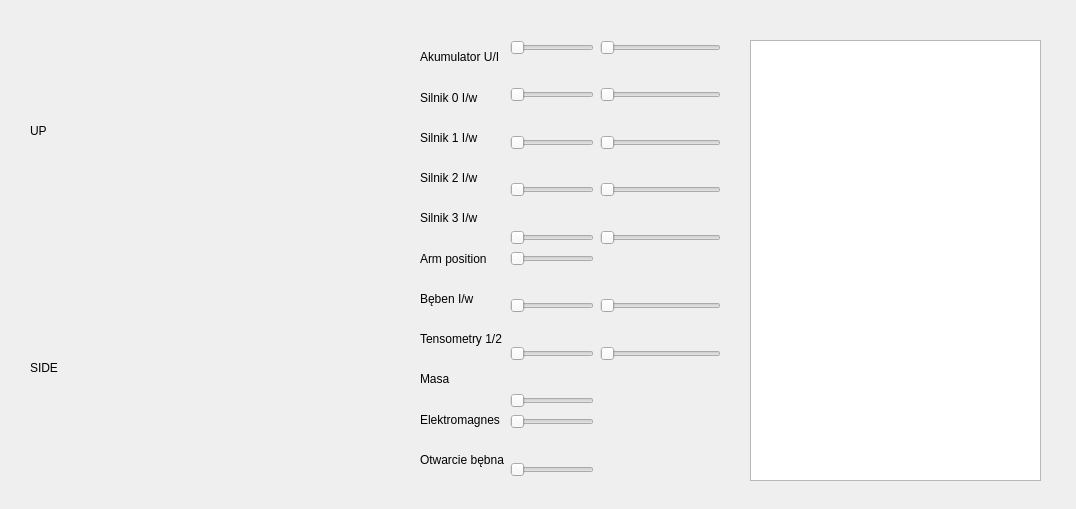
<?xml version="1.0" encoding="UTF-8"?>
<ui version="4.0">
 <class>SCADA</class>
 <widget class="QWidget" name="SCADA">
  <property name="geometry">
   <rect>
    <x>0</x>
    <y>0</y>
    <width>1076</width>
    <height>509</height>
   </rect>
  </property>
  <property name="windowTitle">
   <string>Form</string>
  </property>
  <widget class="QLabel" name="labelUp">
   <property name="geometry">
    <rect>
     <x>30</x>
     <y>20</y>
     <width>361</width>
     <height>221</height>
    </rect>
   </property>
   <property name="text">
    <string>UP</string>
   </property>
  </widget>
  <widget class="QLabel" name="labelSide">
   <property name="geometry">
    <rect>
     <x>30</x>
     <y>247</y>
     <width>361</width>
     <height>241</height>
    </rect>
   </property>
   <property name="text">
    <string>SIDE</string>
   </property>
  </widget>
  <widget class="QWidget" name="horizontalLayoutWidget">
   <property name="geometry">
    <rect>
     <x>420</x>
     <y>40</y>
     <width>301</width>
     <height>437</height>
    </rect>
   </property>
   <layout class="QHBoxLayout" name="horizontalLayout">
    <item>
     <layout class="QVBoxLayout" name="verticalLayout">
      <item>
       <widget class="QLabel" name="label_2">
        <property name="text">
         <string>Akumulator U/I</string>
        </property>
       </widget>
      </item>
      <item>
       <widget class="QLabel" name="label_10">
        <property name="text">
         <string>Silnik 0 I/w</string>
        </property>
       </widget>
      </item>
      <item>
       <widget class="QLabel" name="label_9">
        <property name="text">
         <string>Silnik 1 I/w</string>
        </property>
       </widget>
      </item>
      <item>
       <widget class="QLabel" name="label_8">
        <property name="text">
         <string>Silnik 2 I/w</string>
        </property>
       </widget>
      </item>
      <item>
       <widget class="QLabel" name="label">
        <property name="text">
         <string>Silnik 3 I/w</string>
        </property>
       </widget>
      </item>
      <item>
       <widget class="QLabel" name="label_11">
        <property name="text">
         <string>Arm position</string>
        </property>
       </widget>
      </item>
      <item>
       <widget class="QLabel" name="label_7">
        <property name="text">
         <string>Bęben I/w</string>
        </property>
       </widget>
      </item>
      <item>
       <widget class="QLabel" name="label_6">
        <property name="text">
         <string>Tensometry 1/2</string>
        </property>
       </widget>
      </item>
      <item>
       <widget class="QLabel" name="label_5">
        <property name="text">
         <string>Masa</string>
        </property>
       </widget>
      </item>
      <item>
       <widget class="QLabel" name="label_4">
        <property name="text">
         <string>Elektromagnes</string>
        </property>
       </widget>
      </item>
      <item>
       <widget class="QLabel" name="label_3">
        <property name="text">
         <string>Otwarcie bębna</string>
        </property>
       </widget>
      </item>
     </layout>
    </item>
    <item>
     <layout class="QFormLayout" name="formLayout">
      <property name="fieldGrowthPolicy">
       <enum>QFormLayout::AllNonFixedFieldsGrow</enum>
      </property>
      <item row="0" column="0">
       <widget class="QSlider" name="sliderBatteryU">
        <property name="maximum">
         <number>255</number>
        </property>
        <property name="tracking">
         <bool>false</bool>
        </property>
        <property name="orientation">
         <enum>Qt::Horizontal</enum>
        </property>
       </widget>
      </item>
      <item row="0" column="1">
       <widget class="QSlider" name="sliderBatteryI">
        <property name="maximum">
         <number>255</number>
        </property>
        <property name="orientation">
         <enum>Qt::Horizontal</enum>
        </property>
       </widget>
      </item>
      <item row="1" column="0">
       <spacer name="verticalSpacer">
        <property name="orientation">
         <enum>Qt::Vertical</enum>
        </property>
        <property name="sizeHint" stdset="0">
         <size>
          <width>20</width>
          <height>40</height>
         </size>
        </property>
       </spacer>
      </item>
      <item row="2" column="0">
       <widget class="QSlider" name="sliderEngine0I">
        <property name="maximum">
         <number>255</number>
        </property>
        <property name="orientation">
         <enum>Qt::Horizontal</enum>
        </property>
       </widget>
      </item>
      <item row="2" column="1">
       <widget class="QSlider" name="sliderEngine0w">
        <property name="maximum">
         <number>255</number>
        </property>
        <property name="orientation">
         <enum>Qt::Horizontal</enum>
        </property>
       </widget>
      </item>
      <item row="3" column="0">
       <spacer name="verticalSpacer_2">
        <property name="orientation">
         <enum>Qt::Vertical</enum>
        </property>
        <property name="sizeHint" stdset="0">
         <size>
          <width>20</width>
          <height>40</height>
         </size>
        </property>
       </spacer>
      </item>
      <item row="4" column="0">
       <widget class="QSlider" name="sliderEngine1I">
        <property name="maximum">
         <number>255</number>
        </property>
        <property name="orientation">
         <enum>Qt::Horizontal</enum>
        </property>
       </widget>
      </item>
      <item row="4" column="1">
       <widget class="QSlider" name="sliderEngine1w">
        <property name="maximum">
         <number>255</number>
        </property>
        <property name="orientation">
         <enum>Qt::Horizontal</enum>
        </property>
       </widget>
      </item>
      <item row="5" column="0">
       <spacer name="verticalSpacer_3">
        <property name="orientation">
         <enum>Qt::Vertical</enum>
        </property>
        <property name="sizeHint" stdset="0">
         <size>
          <width>20</width>
          <height>40</height>
         </size>
        </property>
       </spacer>
      </item>
      <item row="6" column="0">
       <widget class="QSlider" name="sliderEngine2I">
        <property name="maximum">
         <number>255</number>
        </property>
        <property name="orientation">
         <enum>Qt::Horizontal</enum>
        </property>
       </widget>
      </item>
      <item row="6" column="1">
       <widget class="QSlider" name="sliderEngine2w">
        <property name="maximum">
         <number>255</number>
        </property>
        <property name="orientation">
         <enum>Qt::Horizontal</enum>
        </property>
       </widget>
      </item>
      <item row="7" column="0">
       <spacer name="verticalSpacer_4">
        <property name="orientation">
         <enum>Qt::Vertical</enum>
        </property>
        <property name="sizeHint" stdset="0">
         <size>
          <width>20</width>
          <height>40</height>
         </size>
        </property>
       </spacer>
      </item>
      <item row="8" column="0">
       <widget class="QSlider" name="sliderEngine3I">
        <property name="maximum">
         <number>255</number>
        </property>
        <property name="orientation">
         <enum>Qt::Horizontal</enum>
        </property>
       </widget>
      </item>
      <item row="8" column="1">
       <widget class="QSlider" name="sliderEngine3w">
        <property name="maximum">
         <number>255</number>
        </property>
        <property name="orientation">
         <enum>Qt::Horizontal</enum>
        </property>
       </widget>
      </item>
      <item row="10" column="0">
       <spacer name="verticalSpacer_5">
        <property name="orientation">
         <enum>Qt::Vertical</enum>
        </property>
        <property name="sizeHint" stdset="0">
         <size>
          <width>20</width>
          <height>40</height>
         </size>
        </property>
       </spacer>
      </item>
      <item row="11" column="0">
       <widget class="QSlider" name="sliderCylinderI">
        <property name="maximum">
         <number>255</number>
        </property>
        <property name="orientation">
         <enum>Qt::Horizontal</enum>
        </property>
       </widget>
      </item>
      <item row="11" column="1">
       <widget class="QSlider" name="sliderCylinderw">
        <property name="maximum">
         <number>255</number>
        </property>
        <property name="orientation">
         <enum>Qt::Horizontal</enum>
        </property>
       </widget>
      </item>
      <item row="12" column="0">
       <spacer name="verticalSpacer_6">
        <property name="orientation">
         <enum>Qt::Vertical</enum>
        </property>
        <property name="sizeHint" stdset="0">
         <size>
          <width>20</width>
          <height>40</height>
         </size>
        </property>
       </spacer>
      </item>
      <item row="13" column="0">
       <widget class="QSlider" name="sliderTensometer0">
        <property name="maximum">
         <number>255</number>
        </property>
        <property name="orientation">
         <enum>Qt::Horizontal</enum>
        </property>
       </widget>
      </item>
      <item row="13" column="1">
       <widget class="QSlider" name="sliderTensometer1">
        <property name="maximum">
         <number>255</number>
        </property>
        <property name="orientation">
         <enum>Qt::Horizontal</enum>
        </property>
       </widget>
      </item>
      <item row="14" column="0">
       <spacer name="verticalSpacer_7">
        <property name="orientation">
         <enum>Qt::Vertical</enum>
        </property>
        <property name="sizeHint" stdset="0">
         <size>
          <width>20</width>
          <height>40</height>
         </size>
        </property>
       </spacer>
      </item>
      <item row="15" column="0">
       <widget class="QSlider" name="sliderMass">
        <property name="maximum">
         <number>255</number>
        </property>
        <property name="orientation">
         <enum>Qt::Horizontal</enum>
        </property>
       </widget>
      </item>
      <item row="16" column="0">
       <widget class="QSlider" name="sliderElectromagnet">
        <property name="maximum">
         <number>1</number>
        </property>
        <property name="orientation">
         <enum>Qt::Horizontal</enum>
        </property>
       </widget>
      </item>
      <item row="17" column="0">
       <spacer name="verticalSpacer_8">
        <property name="orientation">
         <enum>Qt::Vertical</enum>
        </property>
        <property name="sizeHint" stdset="0">
         <size>
          <width>20</width>
          <height>40</height>
         </size>
        </property>
       </spacer>
      </item>
      <item row="18" column="0">
       <widget class="QSlider" name="sliderCylinderOpen">
        <property name="maximum">
         <number>1</number>
        </property>
        <property name="orientation">
         <enum>Qt::Horizontal</enum>
        </property>
       </widget>
      </item>
      <item row="9" column="0">
       <widget class="QSlider" name="horizontalSlider">
        <property name="maximum">
         <number>1</number>
        </property>
        <property name="orientation">
         <enum>Qt::Horizontal</enum>
        </property>
       </widget>
      </item>
     </layout>
    </item>
   </layout>
  </widget>
  <widget class="QTextBrowser" name="textBrowser">
   <property name="geometry">
    <rect>
     <x>750</x>
     <y>40</y>
     <width>291</width>
     <height>441</height>
    </rect>
   </property>
  </widget>
 </widget>
 <resources/>
 <connections/>
</ui>
